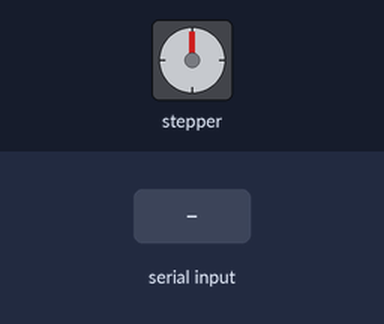
The sketch below on a simulated Arduino Uno, built for the host (arithmetic inside an expression is 32-bit, double 64-bit). Shown: stepper motor. Wiring (inferred from the names in the program): stepper motor driver (200 steps per turn assumed): step pin 5; direction pin 2; enable pin 8. The test bench sets the inputs (shaded band).

Above: at 1.2 s.
1.3 s: "C" received over Serial
At 3.4 s:
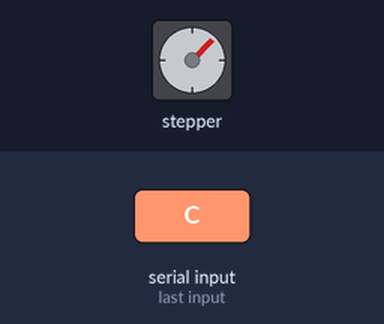
3.8 s: "C" received over Serial
At 5.3 s:
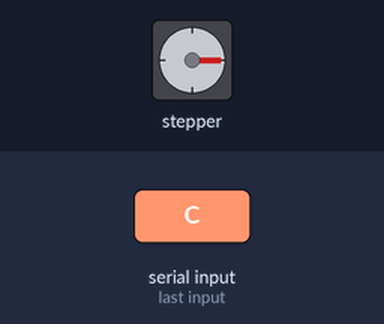
Timing chart, 0 to 6.8 s (numbered marks = the images above; inputs shaded):
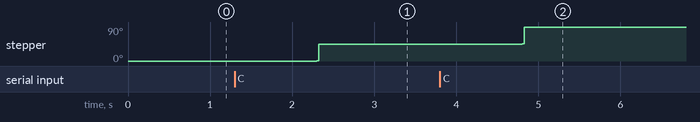

The sketch:

Stepper-Motor_giving-instruction.ino
```cpp
String instr;
const int stepPin = 5; //this pin makes the rotation at one step at a time
const int dirPin = 2;  //this pin is responsible for the direction of rotation
const int enPin = 8;  //if low, this pin enables the driver
void setup() {
  // put your setup code here, to run once:
  Serial.begin(9600);
  pinMode(stepPin,OUTPUT);
  pinMode(dirPin,OUTPUT);
  pinMode(enPin,OUTPUT);
  digitalWrite(enPin,LOW);
}

void loop() {
  digitalWrite(dirPin,HIGH);//this makes the rotation at a definite direction.
  //change the state if you wanna change the direction
  while (Serial.available() == 0)
    { //Wait for user input
    }
  instr=Serial.readString();
  if(instr == 'C') {
    for(int i=0;i<25;i++){ //For 200 steps/rev, 25 steps goes only 45 degree
      digitalWrite(stepPin,HIGH);
      delayMicroseconds(500);
      digitalWrite(stepPin,LOW);
      delayMicroseconds(500);
    }
  }
  else if (instr == 'S') {
    while (Serial.available() == 0 && Serial.readString()!='F') {//rotates continously if 'F' is not inputted
      digitalWrite(stepPin,HIGH);
      delayMicroseconds(500);
      digitalWrite(stepPin,LOW);
      delayMicroseconds(500);
    }
  }

}
```

Measured:
- after the input at 1.3 s, stepper: goes 1° 0.03 s, then 45°, starting after 1.0 s
- after the input at 3.8 s, stepper: goes 46° 0.03 s, then 90°, starting after 1.0 s
